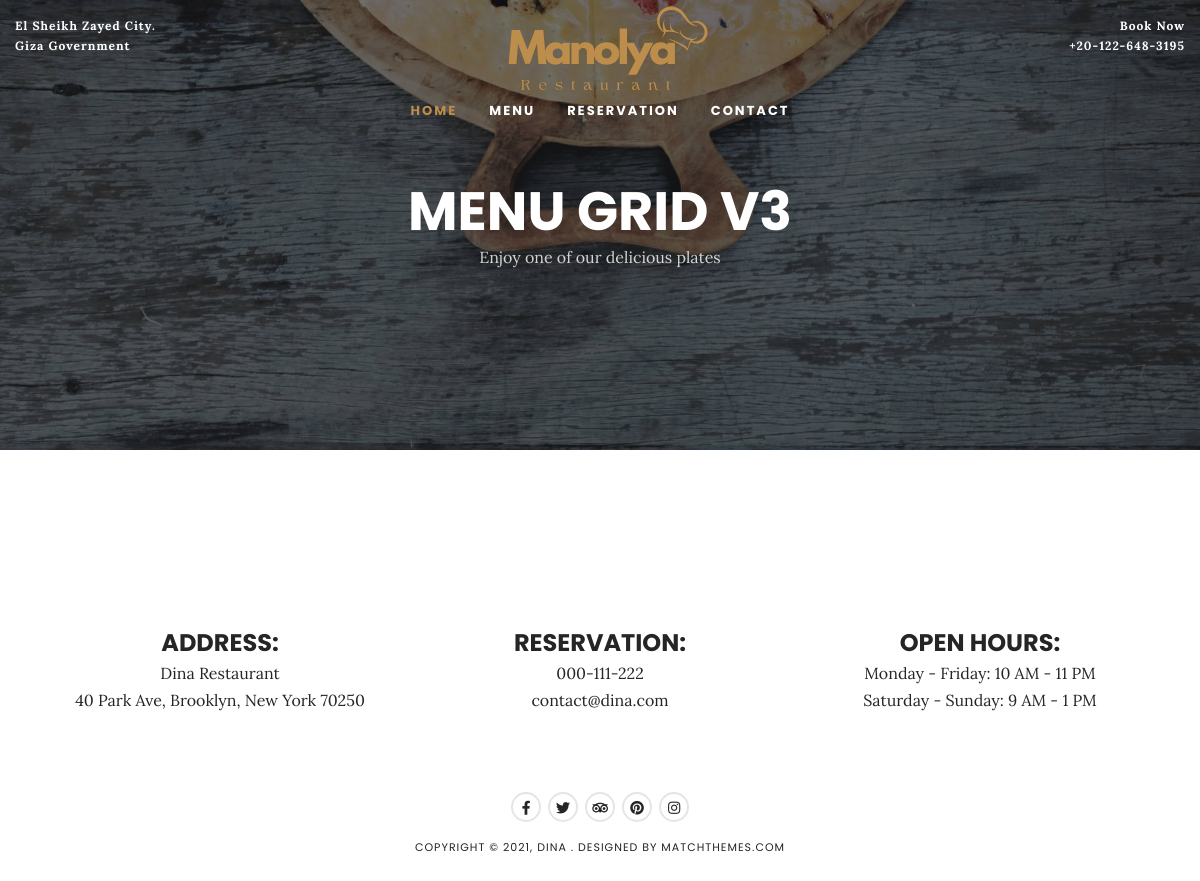
The app's page /menu/, older data.
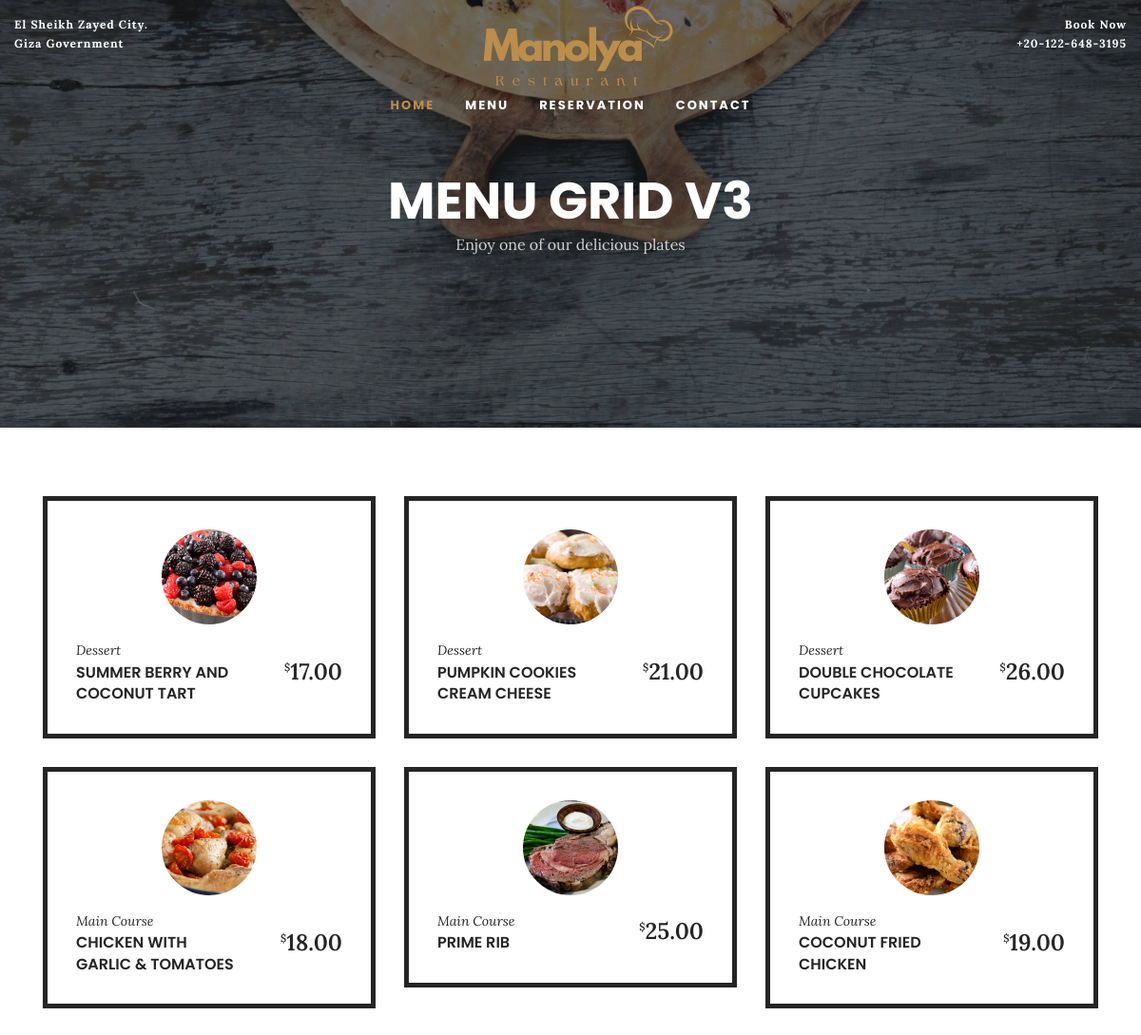
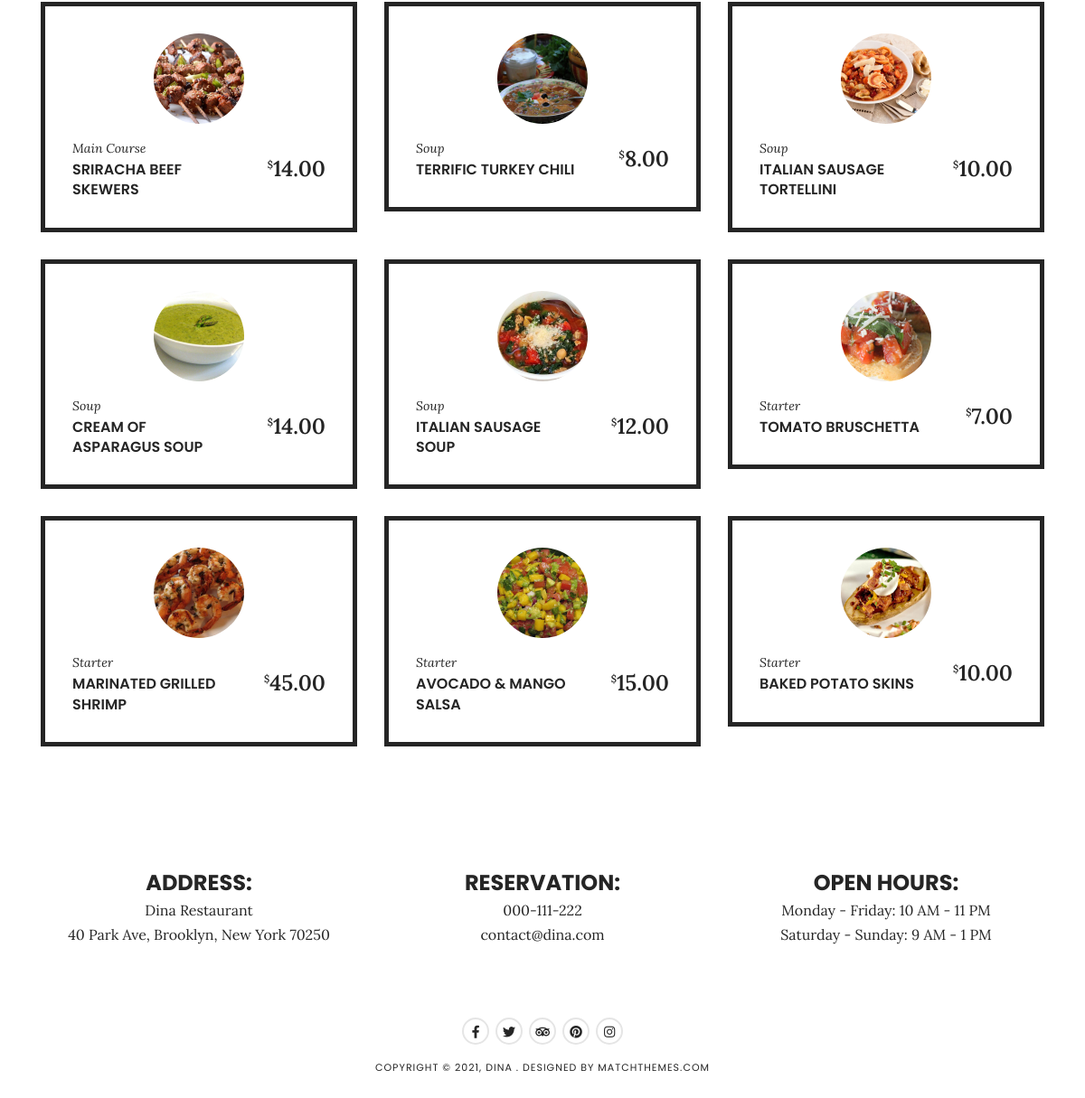
The same page, newer data (2 pictures, top to bottom).
### base/models.py (models this page shows, shortened)
class Menu(models.Model):
    TYPE_CHOICES = [
        ("Starter", "Starter"),
        ("Main Course", "Main Course"),
        ("Soup", "Soup"),
        ("Dessert", "Dessert"),
    ]  # Defines the types of menu items as choices.
    type = models.CharField(
        max_length=50, choices=TYPE_CHOICES, verbose_name="Menu Type"
    )  # A field for the menu type, restricted to the predefined choices.
    name = models.CharField(
        max_length=255, verbose_name="Menu Item Name"
    )  # A text field for the name of the menu item.
    price = models.DecimalField(
        max_digits=10, decimal_places=2, verbose_name="Price"
    )  # A decimal field for the price, supporting up to 10 digits with 2 decimal places.
    image = models.ImageField(
        upload_to="menu_images/",
        blank=True,
        null=True,
        verbose_name="Image",
    )  # An optional image field for the menu item, storing images in the "menu_images/" directory.
    class Meta:
        verbose_name = "Menu"  # Singular name displayed in the admin panel.
        verbose_name_plural = "Menus"  # Plural name displayed in the admin panel.

### base/views.py (the view)
# urls.py: path('menu/', views.menu, name="menu"),
def menu(request):
    menu_items = Menu.objects.all().order_by('type')  # Optional: customize the ordering.
    return render(request, 'menu.html', {'menu_items': menu_items})

### templates/menu.html (shortened to what this page needs)
{% load static %}
<!DOCTYPE html>
<html lang="en-US">
  <head>
    <link
      rel="stylesheet"
      id="dina-bootstrap-css-css"
      href="{% static 'css/bootstrap/css/bootstrap.min.css' %}"
      type="text/css"
      media="all"
    />
    <link
      rel="stylesheet"
      id="dina-font-awesome-css"
      href="{% static 'css/fontawesome/css/font-awesome.min.css' %}"
      type="text/css"
      media="all"
    />
    <link
      rel="stylesheet"
      id="dina-style-css-css"
      href="{% static 'style.css' %}"
      type="text/css"
      media="all"
    />
  </head>
  <body class="body-header1">
    <header id="header-1">
      <div class="headerWrap-1">
        <nav class="navbar-1">
          <div class="top-location">
            <span class="info-txt">El Sheikh Zayed City. </span>
            <span class="info-txt">Giza Government</span>
          </div>
          <div class="book-now">
            <span class="info-txt">Book Now</span>
            <span class="info-txt">+20-122-648-3195</span>
          </div>
          <div class="nav-content-1">
            <div class="logo-1">
              <a href="/"
                ><img
                  class="img-fluid"
                  src="{% static 'images/Manolya (3).png' %}"
                  alt=""
              /></a>
            </div>
            <div class="nav-holder nav-holder-1 nav-holder-desktop">
              <ul id="menu-menu-1" class="menu-nav menu-nav-1">
                <li class="menu-item current-menu-item">
                  <a href="/">Home</a>
                </li>
                <li class="menu-item">
                  <a href="/menu">Menu</a>
                </li>
                <li class="menu-item">
                  <a href="/reservation">Reservation</a>
                </li>
                <li class="menu-item">
                  <a href="/contact">Contact</a>
                </li>
              </ul>
            </div>
          </div>
        </nav>
      </div>
    </header>
    <section class="topSingleBkg topPageBkg">
      <div class="item-content-bkg">
        <div
          class="item-img"
          style="background-image: url('../static/images/home/about-9.jpg')"
        ></div>
        <div class="inner-desc">
          <h1 class="post-title single-post-title">Menu Grid v3</h1>
          <span class="post-subtitle"> Enjoy one of our delicious plates</span>
        </div>
      </div>
    </section>
    <section id="menu-grid-v3-1" class="custom-page-template">
      <div class="container">
        <div class="row">
          <div class="col-md-12">
            <div class="menu-holder menu-holder-v3">
              {% for item in menu_items %}
              <div class="menu-post-v3">
                <div class="menu-post-border-v3">
                  <div class="menu-post-img-v3">
                    <img
                      src="{{ item.image.url }}"
                      alt="{{ item.name }}"
                      loading="lazy"
                      width="400"
                      height="400"
                    />
                  </div>
                  <div class="menu-content-v3">
                    <div class="menu-content-v3-left">
                      <ul class="menu-categ-v3">
                        <li>{{ item.type }}</li>
                      </ul>
                      <h4 class="menu-title-v3">{{ item.name }}</h4>
                    </div>
                    <div class="menu-price-v3">${{ item.price }}</div>
                  </div>
                </div>
              </div>
              {% endfor %}
            </div>
          </div>
        </div>
      </div>
    </section>
    <footer>
      <div class="container">
        <div class="row alignc">
          <div class="col-md-4">
            <div class="footer-content">
              <h5>ADDRESS:</h5>
              <p>
                Dina Restaurant <br />
                40 Park Ave, Brooklyn, New York 70250
              </p>
            </div>
          </div>
          <div class="col-md-4">
            <div class="footer-content">
              <h5>RESERVATION:</h5>
              <p>
                000-111-222 <br />
                contact@dina.com
              </p>
            </div>
          </div>
          <div class="col-md-4">
            <div class="footer-content">
              <h5>OPEN HOURS:</h5>
              <p>
                Monday - Friday: 10 AM - 11 PM <br />
                Saturday - Sunday: 9 AM - 1 PM
              </p>
            </div>
          </div>
        </div>
        <ul class="footer-social">
          <li>
            <a class="social-facebook" href="#" target="_blank"
              ><i class="fab fa-facebook-f"></i
            ></a>
          </li>
          <li>
            <a class="social-twitter" href="#" target="_blank"
              ><i class="fab fa-twitter"></i
            ></a>
          </li>
          <li>
            <a class="social-tripadvisor" href="#" target="_blank"
              ><i class="fab fa-tripadvisor"></i
            ></a>
          </li>
          <li>
            <a class="social-pinterest" href="#" target="_blank"
              ><i class="fab fa-pinterest"></i
            ></a>
          </li>
          <li>
            <a class="social-instagram" href="#" target="_blank"
              ><i class="fab fa-instagram"></i
            ></a>
          </li>
        </ul>
        <div class="copyright">
          Copyright &copy; 2021, Dina . Designed by MatchThemes.com
        </div>
      </div>
    </footer>
  </body>
</html>

Row changes from the older to the newer data that the page shows:
added Menu: image (picture), type "Dessert", name "SUMMER BERRY AND COCONUT TART", price "17.00"
added Menu: image (picture), type "Dessert", name "PUMPKIN COOKIES CREAM CHEESE", price "21.00"
added Menu: image (picture), type "Dessert", name "DOUBLE CHOCOLATE CUPCAKES", price "26.00"
added Menu: image (picture), type "Main Course", name "CHICKEN WITH GARLIC & TOMATOES", price "18.00"
added Menu: image (picture), type "Main Course", name "PRIME RIB", price "25.00"
added Menu: image (picture), type "Main Course", name "COCONUT FRIED CHICKEN", price "19.00"
added Menu: image (picture), type "Main Course", name "SRIRACHA BEEF SKEWERS", price "14.00"
added Menu: image (picture), type "Soup", name "TERRIFIC TURKEY CHILI", price "8.00"
added Menu: image (picture), type "Soup", name "ITALIAN SAUSAGE TORTELLINI", price "10.00"
added Menu: image (picture), type "Soup", name "CREAM OF ASPARAGUS SOUP", price "14.00"
added Menu: image (picture), type "Soup", name "ITALIAN SAUSAGE SOUP", price "12.00"
added Menu: image (picture), type "Starter", name "TOMATO BRUSCHETTA", price "7.00"
added Menu: image (picture), type "Starter", name "MARINATED GRILLED SHRIMP", price "45.00"
added Menu: image (picture), type "Starter", name "AVOCADO & MANGO SALSA", price "15.00"
added Menu: image (picture), type "Starter", name "BAKED POTATO SKINS", price "10.00"
